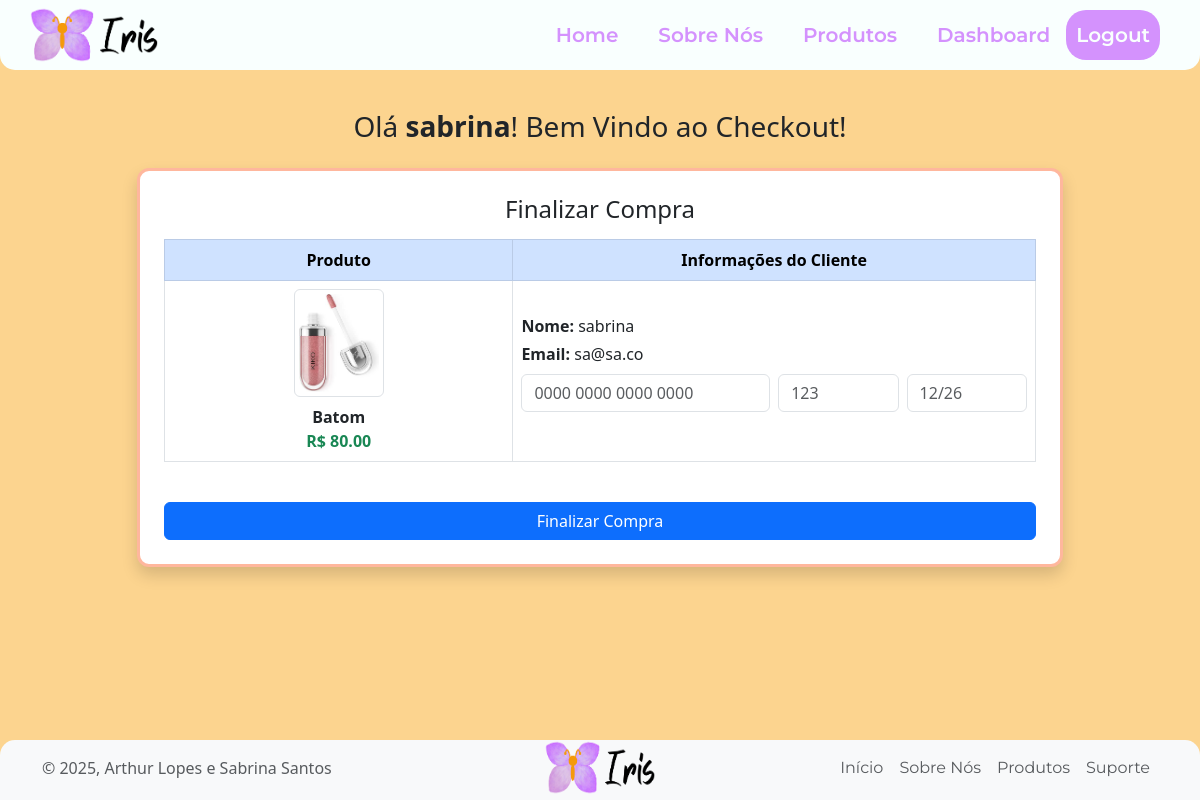
The app's page /checkout/5/ (signed in) with its own data.
### app/models.py (models this page shows)
class Usuario(models.Model):
    nome = models.CharField(max_length = 100)
    email = models.EmailField()
    senha = models.CharField(max_length = 16)
    CEP = models.CharField(max_length = 8,  null=True)
    logradouro = models.CharField(max_length = 100,  null=True)
    bairro = models.CharField(max_length = 100,  null=True)
    localidade = models.CharField(max_length = 100,  null=True)
    estado = models.CharField(max_length = 100,  null=True)
    numero_residencia = models.IntegerField(null=True)

class Produto(models.Model):
    nomeProduto = models.CharField(max_length = 200)
    descricaoProduto = models.TextField()
    precoProduto = models.DecimalField(max_digits=10, decimal_places=2)
    imagemProduto = models.ImageField(upload_to='imagens/')
    qtdeEstoque = models.IntegerField()
    categoriaProduto = models.ForeignKey(Categoria, on_delete=models.SET_NULL, null=True, blank=True)

### app/views.py (the view)
# urls.py: path('checkout/<int:produto_id>/', views.checkout, name='checkout'),
def checkout(request, produto_id):
    if not request.session.get("email"):
        return redirect("login")
    produto = Produto.objects.get(id=produto_id)
    cliente = Usuario.objects.get(email=request.session.get("email"))
    if request.method == 'POST':
        form = formCheckout(request.POST)
        if form.is_valid():
            venda = Venda(
                cliente=cliente,
                produto=produto,
                preco_venda=produto.precoProduto,
                numero_cartao=form.cleaned_data.get('numero_cartao'),
                validade=form.cleaned_data.get('validade'),
                cvv=form.cleaned_data.get('cvv'),
            )
            venda.save()
            messages.success(request, 'Compra realizada com sucesso!')
            produto.qtdeEstoque -= 1
            produto.save()
            return redirect("compras")
        else:
            messages.error(request, 'Erro ao processar o pagamento. Verifique os dados e tente novamente.')
            return render(request, "checkout.html", {
                "produto": produto,
                "cliente": cliente,
                "form": form
            })
    else:
        form = formCheckout()
    return render(request, "checkout.html", {
        "produto": produto,
        "cliente": cliente,
        "form": form
    })

### app/forms.py
class formCheckout(forms.ModelForm):
    class Meta:
        model = Venda
        fields = ('numero_cartao', 'validade', 'cvv')
        widgets = {
            'numero_cartao': forms.TextInput(attrs={'class': 'form-control mb-3', 'placeholder': '0000 0000 0000 0000'}),
            'validade': forms.TextInput(attrs={'class': 'form-control mb-3', 'placeholder': '12/26'}),
            'cvv': forms.TextInput(attrs={'class': 'form-control mb-3', 'placeholder': '123'}),
        }

### app/templates/checkout.html (shortened to what this page needs)
{% extends "template.html" %}
{% block 'main' %}
<div class="bem-vindo my-4 text-center">
    <h3>Olá <strong>{{cliente.nome}}</strong>! Bem Vindo ao Checkout!</h3>
</div>
<div class="container my-4">
    <div class="row justify-content-center">
        <div class="col-md-10">
            <div class="card shadow p-4 mb-4">
                <h4 class="mb-3 text-center">Finalizar Compra</h4>
                <form method="POST">
                    <div class="mb-4">
                        <table class="table table-bordered align-middle mb-0">
                            <thead class="table-primary">
                                <tr>
                                    <th class="text-center" style="width: 40%;">Produto</th>
                                    <th class="text-center" style="width: 60%;">Informações do Cliente</th>
                                </tr>
                            </thead>
                            <tbody>
                                <tr>
                                    <td class="text-center align-middle">
                                        <img src="/media/{{ produto.imagemProduto }}" alt="{{produto.nomeProduto}}" class="img-thumbnail mb-2" style="width: 90px; height: auto;">
                                        <div><strong>{{produto.nomeProduto}}</strong></div>
                                        <div class="text-success fw-bold">R$ {{produto.precoProduto}}</div>
                                    </td>
                                    <td>
                                        <div class="mb-1"><strong>Nome:</strong> {{ cliente.nome }}</div>
                                        <div class="mb-2"><strong>Email:</strong> {{ cliente.email }}</div>
                                        <div class="row g-2">
                                            <div class="col-12 col-md-6">
                                                {{ form.numero_cartao }}
                                            </div>
                                            <div class="col-6 col-md-3">
                                                {{ form.cvv }}
                                            </div>
                                            <div class="col-6 col-md-3">
                                                {{ form.validade }}
                                            </div>
                                        </div>
                                    </td>
                                </tr>
                            </tbody>
                        </table>
                    </div>
                    <button type="submit" class="btn btn-primary w-100 mt-3">Finalizar Compra</button>
                </form>
            </div>
        </div>
    </div>
</div>
{% endblock %}

### app/static/css/estilo.css (style rules this page uses)
body { margin: 0; padding-top: 80px; background-color: #fcd48f; }
a, p, button { font-family: "Montserrat", sans-serif; font-optical-sizing: auto; font-weight: 600 }
.card { border-radius: 12px; box-shadow: 0 6px 12px rgba(0,0,0,0.15); border: 3px solid #ffb79d; overflow: hidden; display: flex; flex-direction: column; transition: transform 0.6s, box-shadow 0.6s; margin-bottom: 24px; }
.card img { width: 100%; height: 220px; object-fit: contain; background: #fff; }

### records on screen
Usuario: nome "sabrina", email "sa@sa.co"
Produto: imagemProduto (picture), nomeProduto "Batom", precoProduto "80.00"
